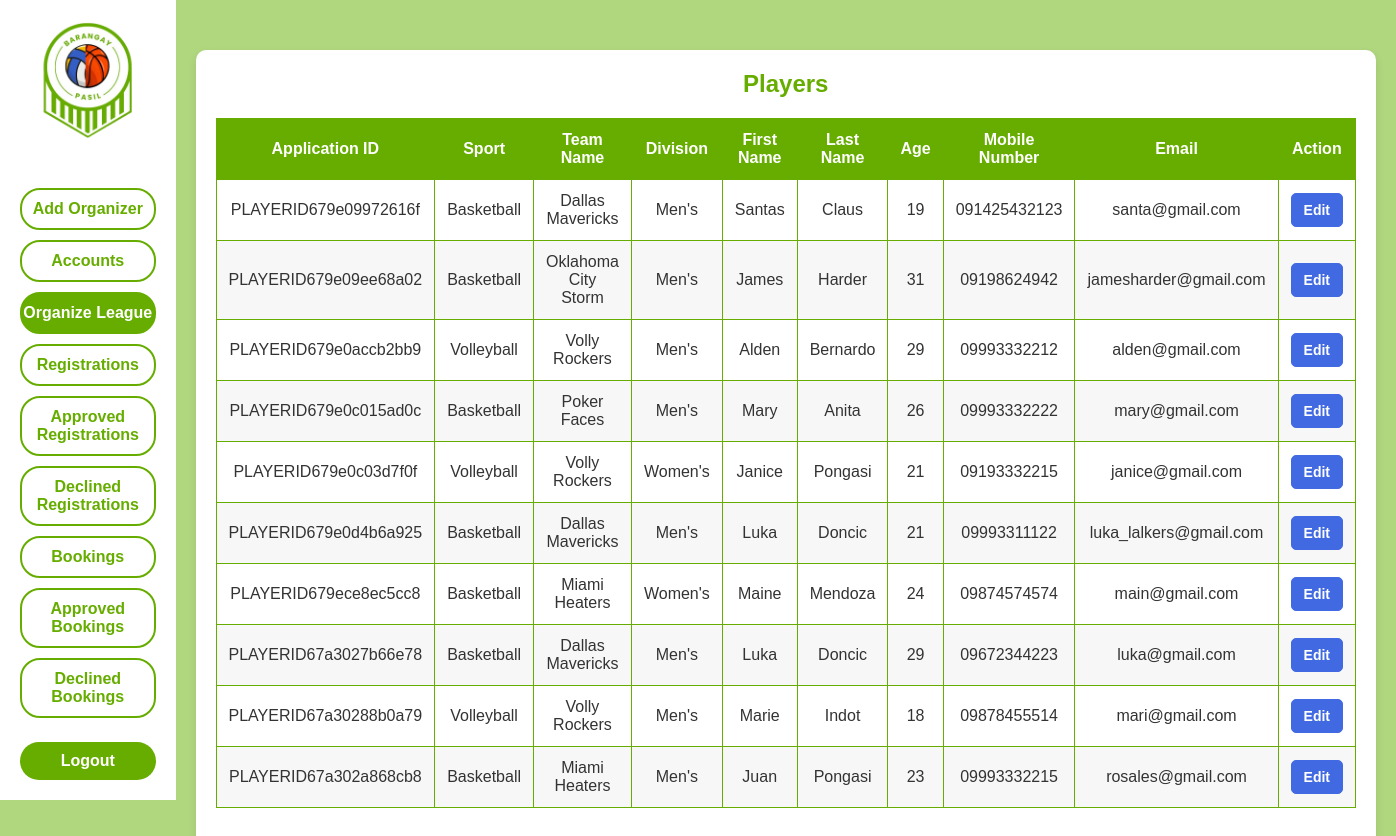
/admin/admin_players_list.php (signed in), run on an earlier commit of the app's database.
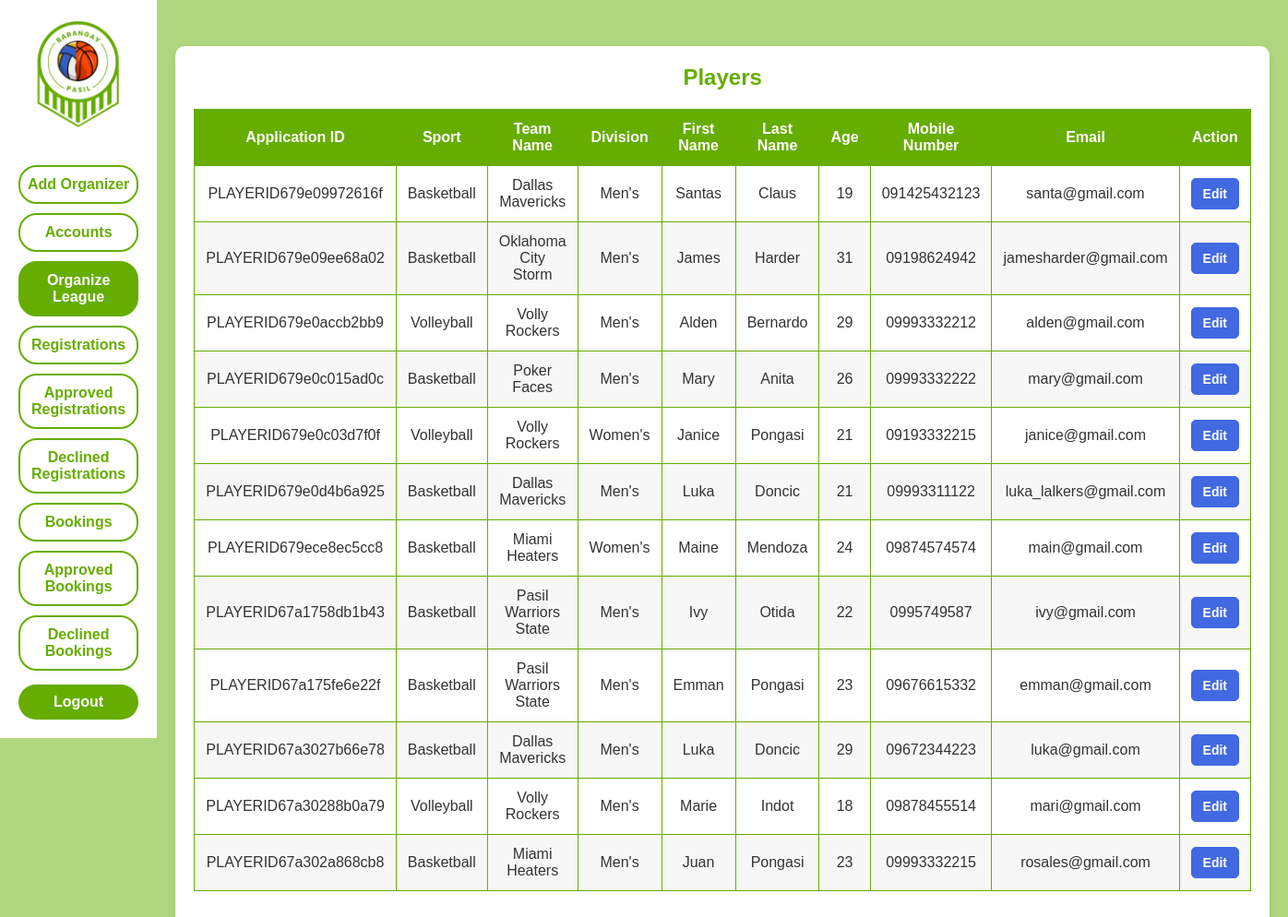
And on a later commit of the database.
### tables this page shows
CREATE TABLE `bpslo_registrations_approved` (
  `id` int(11) NOT NULL,
  `player_id` varchar(250) NOT NULL,
  `sport` varchar(250) NOT NULL,
  `team_name` varchar(250) NOT NULL,
  `division` varchar(250) NOT NULL,
  `first_name` varchar(250) NOT NULL,
  `middle_name` varchar(250) DEFAULT NULL,
  `last_name` varchar(250) NOT NULL,
  `birth_date` date NOT NULL,
  `age` int(11) NOT NULL,
  `sex` enum('Male','Female') NOT NULL,
  `sitio` varchar(250) NOT NULL,
  `mobile_number` varchar(250) NOT NULL,
  `email_address` varchar(250) NOT NULL,
  `approved_at` timestamp NOT NULL DEFAULT current_timestamp()
);

### admin/admin_players_list.php (the view, shortened to what this page needs)
<?php
    require_once '../db_connection.php';
    $applicantsQuery = "SELECT * FROM bpslo_registrations_approved";
    $applicantsResult = $mysqli->query($applicantsQuery);
?>
<!DOCTYPE html>
<html lang="en">
<head>
    <link rel="stylesheet" href="../styles/admin_players_list.css">
</head>
<body>
    <div class="container">
        <aside class="sidebar">
        <a href="../admin/admin_dashboard.php">
                <img src="../images/logo.png" alt="Sports League Organizer Logo" class="logo">
            </a>
            <div class="nav-buttons">
                <button class="nav-btn" onclick="window.location.href='../admin/admin_add_organizer.php'">Add Organizer</button>
                <button class="nav-btn" onclick="window.location.href='../admin/admin_accounts.php'">Accounts</button>
                <button class="nav-btn selected">Organize League</button>
                <button class="nav-btn" onclick="window.location.href='../admin/admin_registrations.php'">Registrations</button>
                <button class="nav-btn" onclick="window.location.href='../admin/admin_registrations_approved.php'">Approved Registrations</button>
                <button class="nav-btn" onclick="window.location.href='../admin/admin_registrations_declined.php'">Declined Registrations</button>
                <button class="nav-btn" onclick="window.location.href='../admin/admin_bookings.php'">Bookings</button>
                <button class="nav-btn" onclick="window.location.href='../admin/admin_bookings_approved.php'">Approved Bookings</button>
                <button class="nav-btn" onclick="window.location.href='../admin/admin_bookings_declined.php'">Declined Bookings</button>
            </div>
            <form id="logout-form" method="POST" action="../admin/logout.php">
                <button type="submit" class="logout-btn">Logout</button>
            </form>
        </aside>
        <main class="main-content">
        <div class="table-container">
                <h2>Players</h2>
                <table>
                    <thead>
                        <tr>
                            <th>Application ID</th>
                            <th>Sport</th>
                            <th>Team Name</th>
                            <th>Division</th>
                            <th>First Name</th>
                            <th>Last Name</th>
                            <th>Age</th>
                            <th>Mobile Number</th>
                            <th>Email</th>
                            <th>Action</th>
                        </tr>
                    </thead>
                    <tbody>
                        <?php while ($row = $applicantsResult->fetch_assoc()): ?>
                            <tr>
                                <td><?php echo $row['player_id']; ?></td>
                                <td><?php echo $row['sport']; ?></td>
                                <td><?php echo $row['team_name']; ?></td>
                                <td><?php echo $row['division']; ?></td>
                                <td><?php echo $row['first_name']; ?></td>
                                <td><?php echo $row['last_name']; ?></td>
                                <td><?php echo $row['age']; ?></td>
                                <td><?php echo $row['mobile_number']; ?></td>
                                <td><?php echo $row['email_address']; ?></td>
                                <td>
                                    <a class="new-edit-btn" href="../admin/admin_player_edit.php?id=<?php echo $row['id']; ?>" class="edit-btn">Edit</a>
                                </td>
                            </tr>
                        <?php endwhile; ?>
                    </tbody>
                </table>
        </main>
    </div>
</body>
</html>

What changed in the data, as far as the page shows it:
added bpslo_registrations_approved: player "PLAYERID67a1758db1b43", sport "Basketball", team_name "Pasil Warriors State", division "Men's", first_name "Ivy", last_name "Otida", age "22", mobile_number "0995749587", email_address "ivy@gmail.com"
added bpslo_registrations_approved: player "PLAYERID67a175fe6e22f", sport "Basketball", team_name "Pasil Warriors State", division "Men's", first_name "Emman", last_name "Pongasi", age "23", mobile_number "09676615332", email_address "emman@gmail.com"
